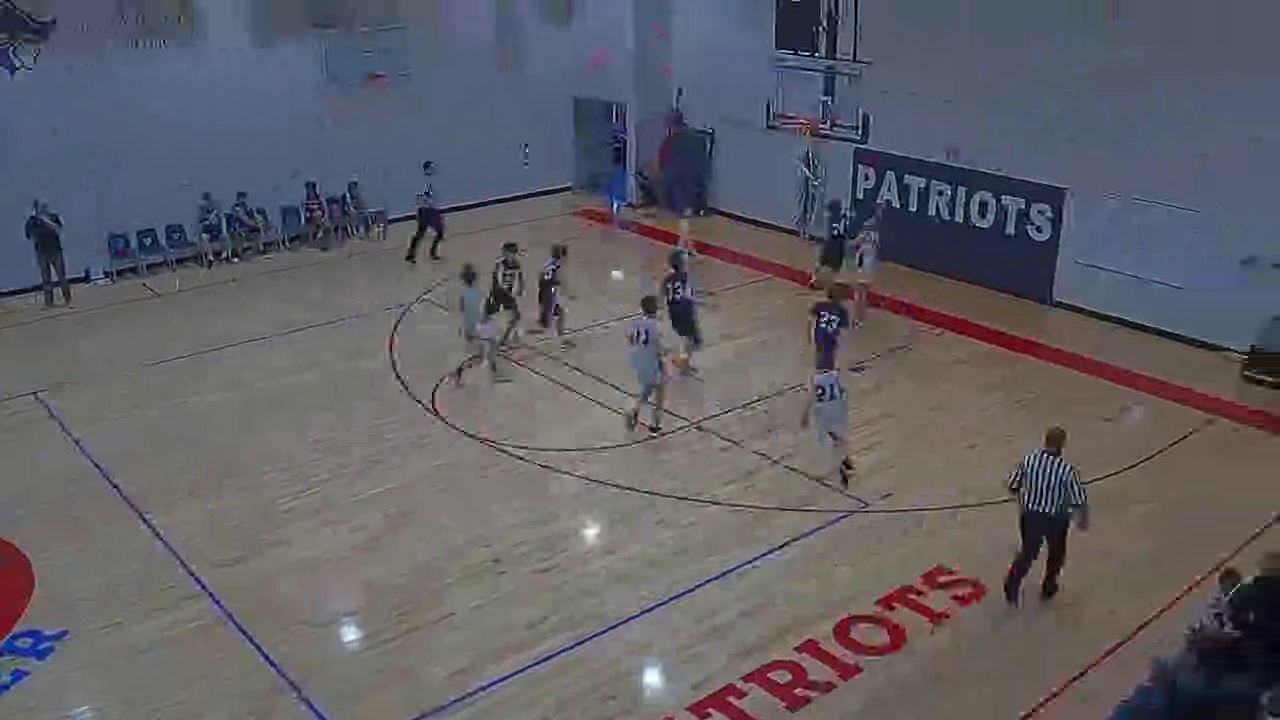
#> input picture frame 45 of q1_2min_start.webm, 1280 x 720 px, given in place of Liberty_Vs_Riverstone_Q1.webm, which was not available
$ python detect_v5.py
#> lines starting #> are read from the running program, lines starting #| are printed output that depends on the picture; pictures that were not available may be replaced by others from this repository, and a replacement may not be noted
#!/usr/bin/env python3
"""
Ball detector v5: Single best ball per frame + shot detection from Y-temporal pattern.
For each frame, pick ONE detection most likely to be the ball (small, round, upper-half).
Then find shots by looking at temporal pattern of ballY over time.
Also saves visualization frames for human verification.
"""

import csv, numpy as np, cv2, os

VIDEO_PATH = "uploads/Liberty_Vs_Riverstone_Q1.webm"
OUT_CSV = "ball_v5_per_frame.csv"
SHOT_CSV = "shots_v5.csv"
OUT_DIR = "v5_vis"
os.makedirs(OUT_DIR, exist_ok=True)

STRIDE = 2
HUE_LOW=0; HUE_HIGH=25; SAT_MIN=60; VAL_MIN=60; VAL_MAX=255
BALL_MIN_DIAM=7; BALL_MAX_DIAM=35
BALL_MIN_CIRC=0.2; BALL_MIN_SOL=0.3

# [120 lines left out: functions fg_mask, best_ball_in_frame, find_shots, not called in this run]

def main():
    kernel = cv2.getStructuringElement(cv2.MORPH_ELLIPSE, (5,5))
    bg_sub = cv2.createBackgroundSubtractorMOG2(history=300, varThreshold=20, detectShadows=False)

    cap = cv2.VideoCapture(VIDEO_PATH)
    total = int(cap.get(cv2.CAP_PROP_FRAME_COUNT))
    print(f"Video: {total} frames")

    # Warmup
    for _ in range(100):
        ret, f = cap.read()
        if not ret: break
        bg_sub.apply(f)
#> this loop made 31 passes
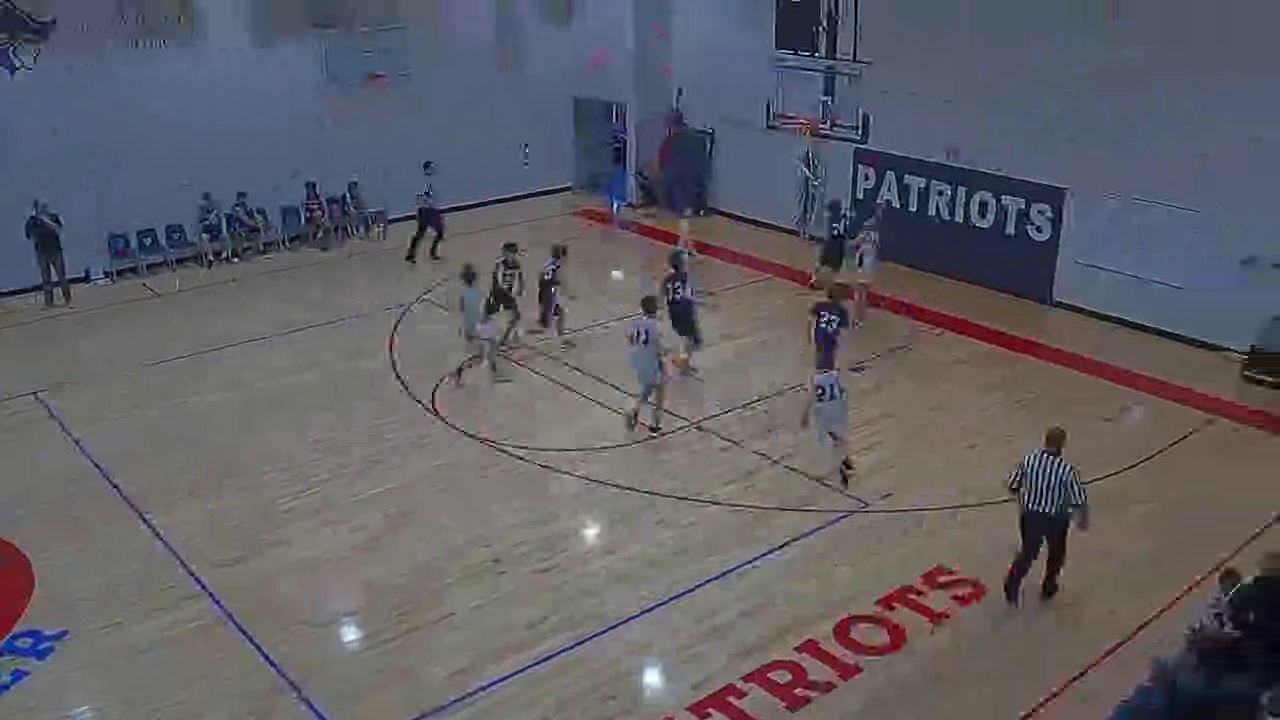
#> input picture frame 45 of q1_2min_start.webm, 1280 x 720 px, given in place of Liberty_Vs_Riverstone_Q1.webm, which was not available
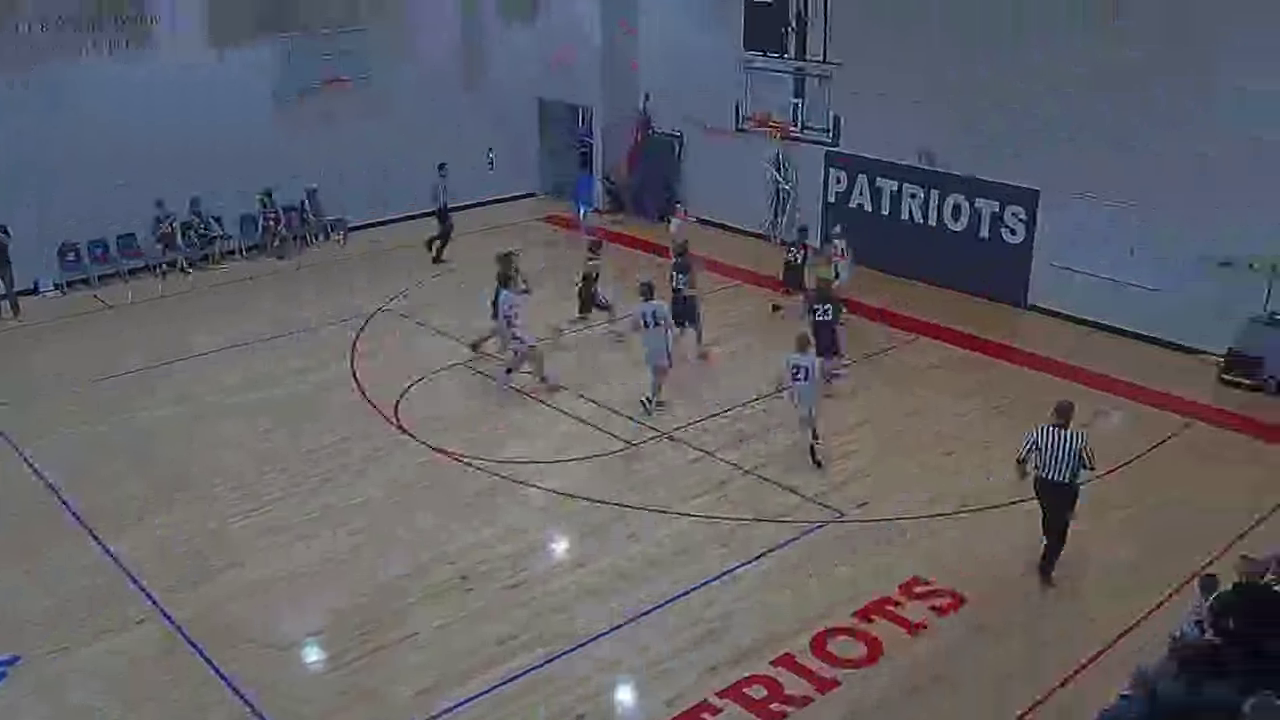
#> input picture frame 46 of q1_2min_start.webm, 1280 x 720 px, given in place of Liberty_Vs_Riverstone_Q1.webm, which was not available
#> pass 3, in main, `ret, f = cap.read()`:
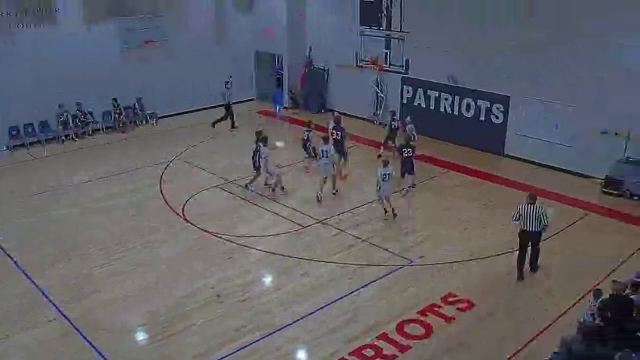
#> f: shape (720, 1280, 3) (shown at 1/2 size); mean B, G, R 102.4, 95.5, 96.5
#> after the loop:
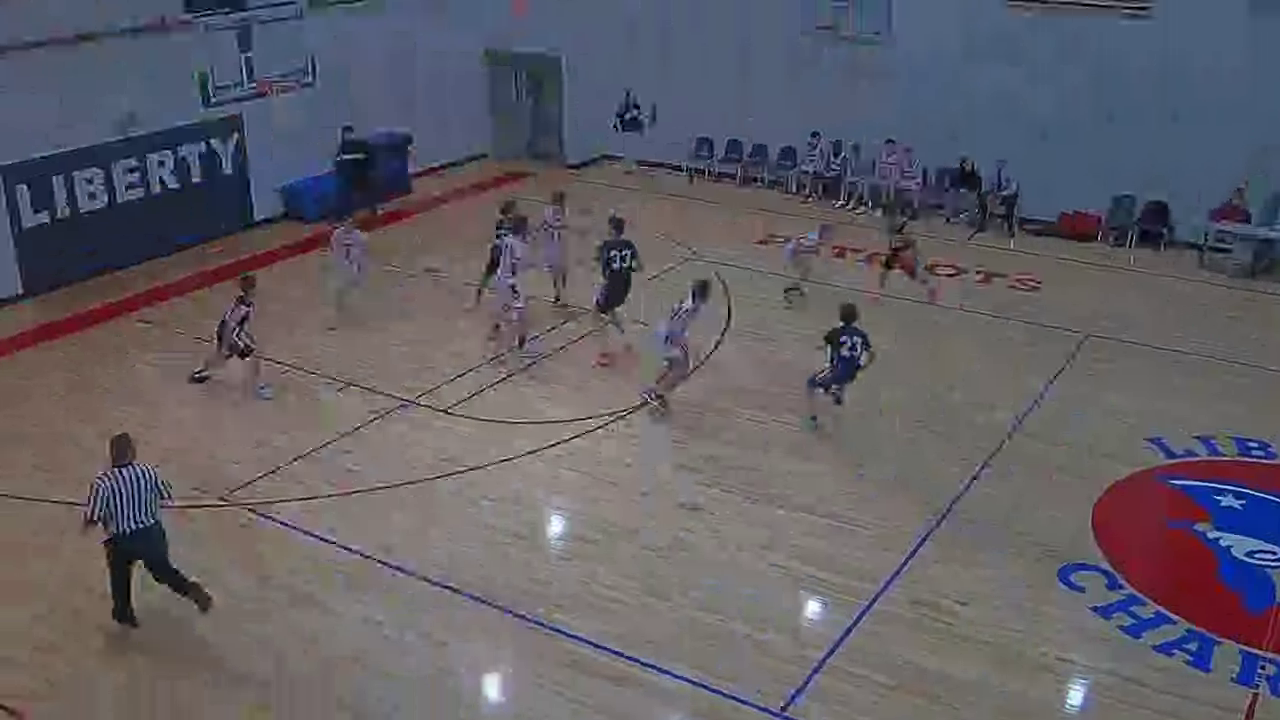
#> f: shape (720, 1280, 3); mean B, G, R 102.2, 94.4, 97.3
    cap.set(cv2.CAP_PROP_POS_FRAMES, 0)

    ball_seq = []  # (frame, cx, cy, diam)
    frame_count = 0
    det_count = 0
    vis_saved = 0

    while True:
        ret, frame = cap.read()
        if not ret: break
        if frame_count % STRIDE != 0:
            frame_count += 1; continue

        fg = fg_mask(frame, bg_sub, kernel)
        best, _ = best_ball_in_frame(frame, fg)

        if best:
            ball_seq.append((frame_count, best['cx'], best['cy'], best['diam']))
            det_count += 1

        # Save vis every 100 frames
        if vis_saved < 50 and frame_count % (STRIDE*100) == 0 and frame_count > 0:
            vis = frame.copy()
            if best:
                cv2.circle(vis, (int(best['cx']), int(best['cy'])), int(best['diam']/2), (0,255,0), 2)
                cv2.putText(vis, f"d={best['diam']:.0f} c={best['circ']:.2f}", (int(best['cx'])-30, int(best['cy'])-15),
                            cv2.FONT_HERSHEY_SIMPLEX, 0.4, (0,255,0), 1)
            cv2.putText(vis, f"F:{frame_count} seq={len(ball_seq)}", (10,30), cv2.FONT_HERSHEY_SIMPLEX, 0.7, (0,255,0), 2)
            cv2.imwrite(f"{OUT_DIR}/f{frame_count:05d}.jpg", vis)
            vis_saved += 1

        if frame_count % (STRIDE*200) == 0:
            print(f"Frame {frame_count}: {det_count} ball dets so far")

        frame_count += 1

    cap.release()
    print(f"\nDone: {len(ball_seq)} frames with ball detection out of ~{frame_count//STRIDE}")

    # Save per-frame ball positions
    with open(OUT_CSV, 'w', newline='') as f:
        w = csv.DictWriter(f, fieldnames=['frame','cx','cy','diam'])
        w.writeheader()
        for fi, cx, cy, diam in ball_seq:
            w.writerow({'frame': fi, 'cx': round(cx,1), 'cy': round(cy,1), 'diam': round(diam,1)})
    print(f"Saved to {OUT_CSV}")

    # Find shots from Y-temporal pattern
    cy_data = [(fi, cy) for fi, cx, cy, d in ball_seq if cy > 0]
    shots = find_shots(cy_data)

    # Merge shots within 30 frames
    shots.sort(key=lambda x: x['peak_frame'])
    merged = []
    i = 0
    while i < len(shots):
        group = [shots[i]]
        j = i+1
        while j < len(shots) and shots[j]['peak_frame'] - group[0]['peak_frame'] < 30:
            group.append(shots[j]); j += 1
        # Keep deepest dip
        group.sort(key=lambda s: -s['depth'])
        merged.append(group[0])
        i = j

    print(f"\nShots detected: {len(merged)}")
    for s in merged:
        print(f"  Frame {s['peak_frame']:4d}: cy={s['peak_cy']:.0f}px, depth={s['depth']:.0f}px, span={s['span']}f")

    # Classify 2PT vs 3PT by peak_cy
    # Closer to frame center (higher cy in pixel coords) = closer to hoop = 2PT
    if merged:
        cys = [s['peak_cy'] for s in merged]
        cy_cutoff = np.percentile(cys, 50)
        for s in merged:
            s['shot_type'] = '2PT' if s['peak_cy'] > cy_cutoff else '3PT'
            s['make'] = False  # need separate logic

    m2 = sum(1 for s in merged if s.get('shot_type')=='2PT')
    m3 = sum(1 for s in merged if s.get('shot_type')=='3PT')
    print(f"\n  2PT attempts: {m2}, 3PT attempts: {m3}")
    print(f"  (Target: ~7 2PT + ~2 3PT + ~3 FT = ~12 attempts)")

    with open(SHOT_CSV, 'w', newline='') as f:
        w = csv.DictWriter(f, fieldnames=['peak_frame','peak_cy','start_frame','end_frame','depth','span','shot_type','make'])
        w.writeheader()
        for s in merged:
            w.writerow(s)

if __name__ == "__main__":
    main()

$ run again, starting later in the video
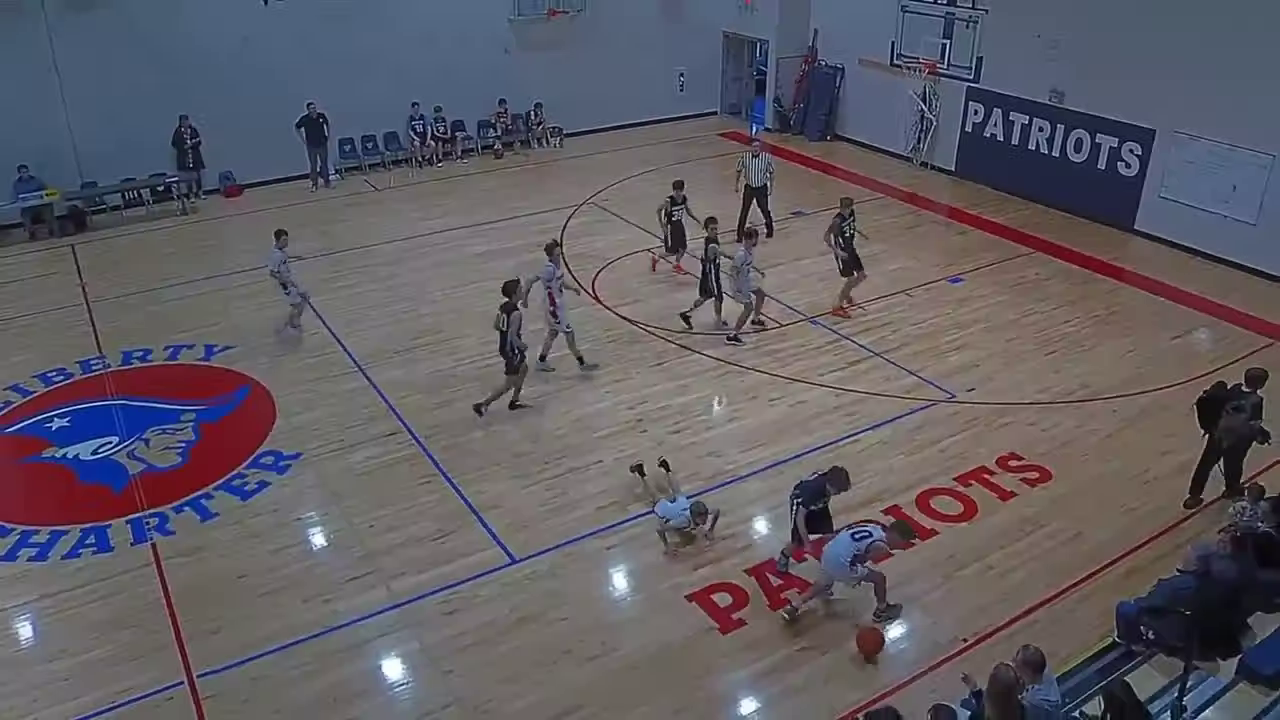
#> input picture frame 202 of q1_2min_start.webm, 1280 x 720 px, given in place of Liberty_Vs_Riverstone_Q1.webm, which was not available
#> the loop in main, `for _ in range(100):` made 31 passes
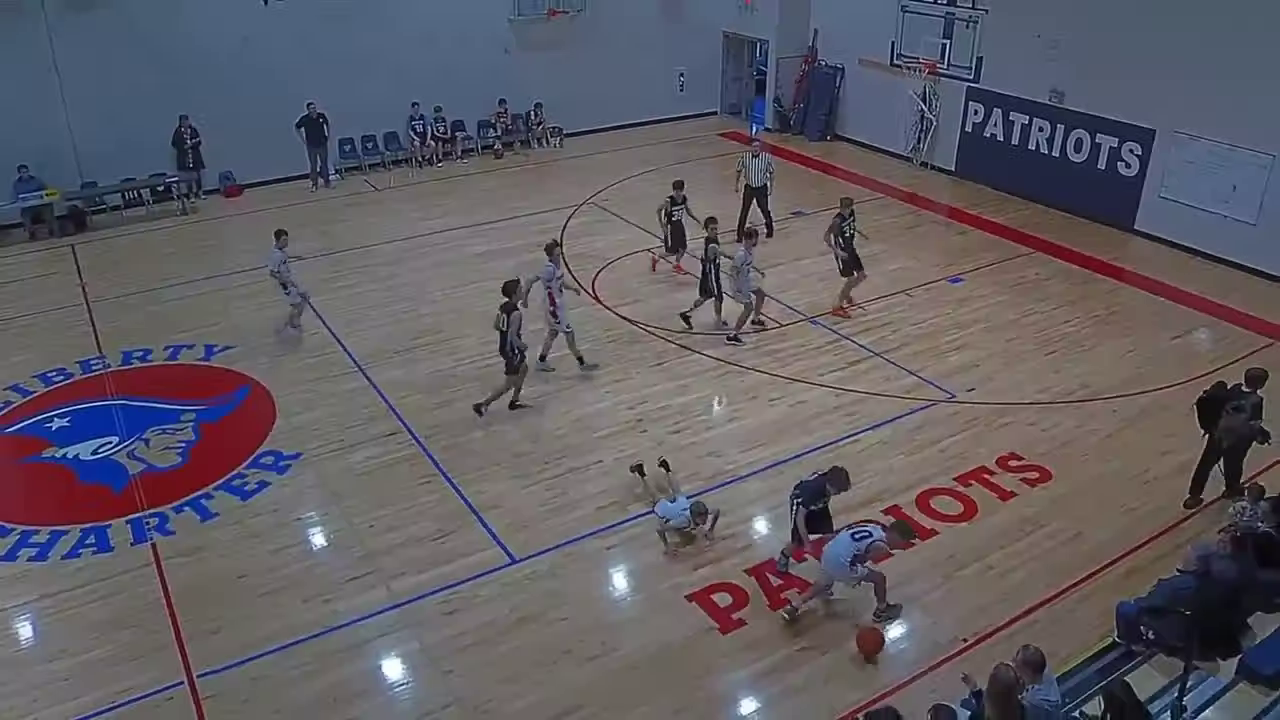
#> input picture frame 202 of q1_2min_start.webm, 1280 x 720 px, given in place of Liberty_Vs_Riverstone_Q1.webm, which was not available
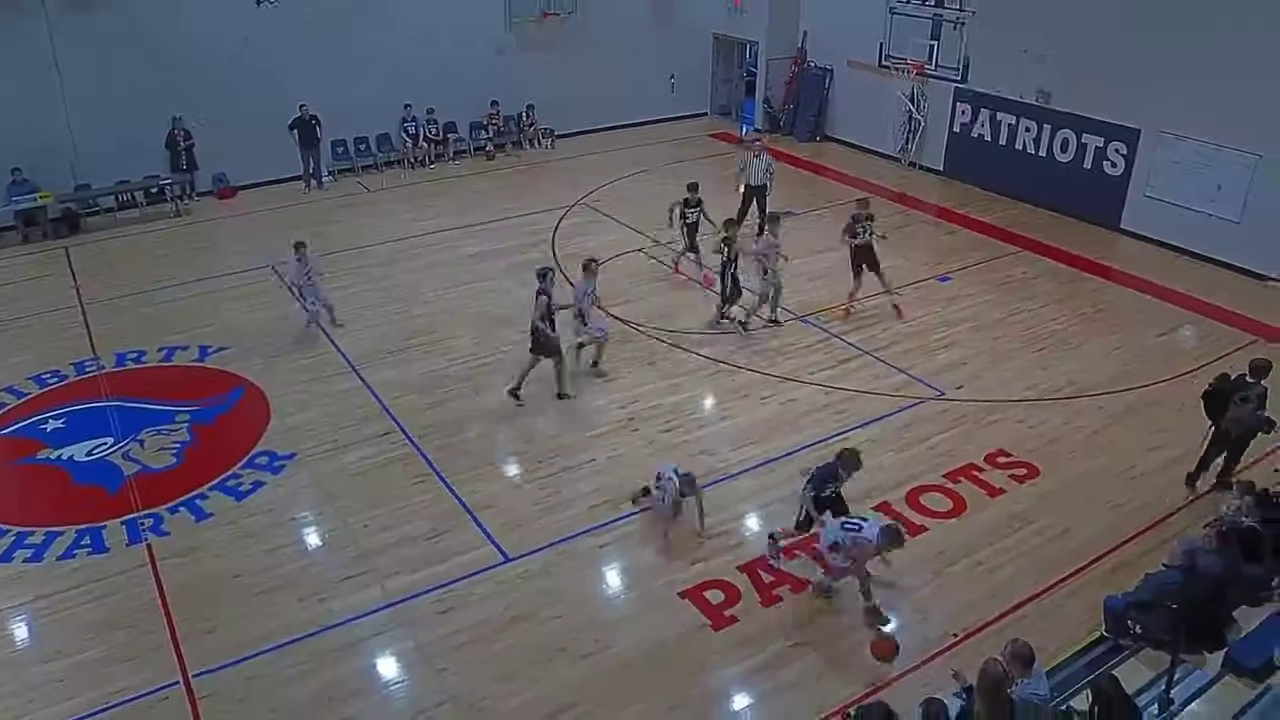
#> input picture frame 203 of q1_2min_start.webm, 1280 x 720 px, given in place of Liberty_Vs_Riverstone_Q1.webm, which was not available
#> after the loop in main, `for _ in range(100):`:
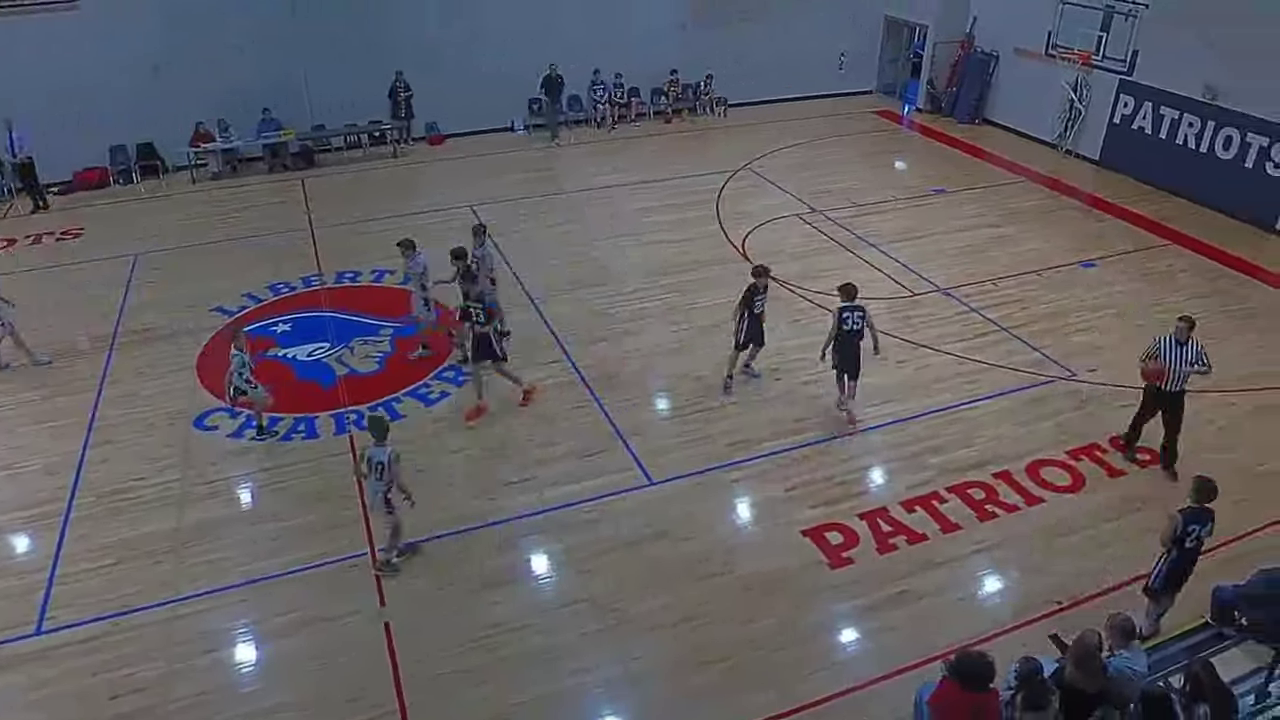
#> f: shape (720, 1280, 3); mean B, G, R 99.2, 93.2, 96.9
